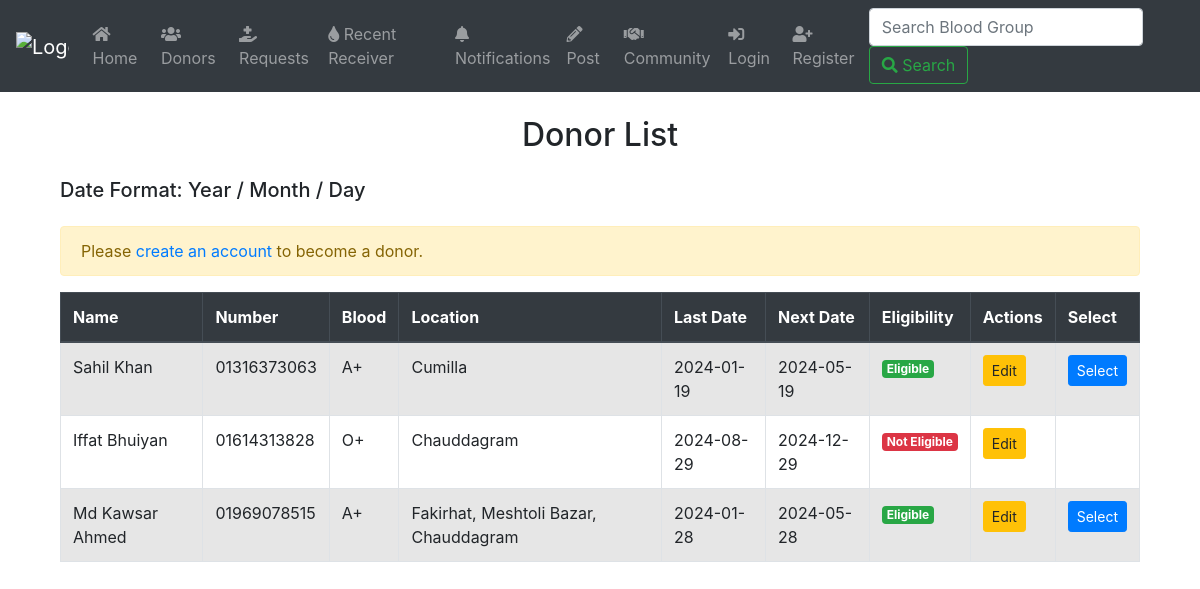
Screenshot of /donors/ with the database file from the repository.
### donors/models.py (models this page shows, shortened)
class Donor(models.Model):
    BLOOD_GROUP_CHOICES = [
        ('A+', 'A+'),
        ('A-', 'A-'),
        ('B+', 'B+'),
        ('B-', 'B-'),
        ('AB+', 'AB+'),
        ('AB-', 'AB-'),
        ('O+', 'O+'),
        ('O-', 'O-'),
    ]
    name = models.CharField(max_length=100)
    blood_group = models.CharField(max_length=3, choices=BLOOD_GROUP_CHOICES)
    address = models.CharField(max_length=255)
    phone_number = models.CharField(max_length=15)
    email = models.EmailField()
    created_by = models.ForeignKey(User, on_delete=models.CASCADE, default=1)  # Assuming user with ID 1 exists
    last_donated_date = models.DateField(null=True, blank=True)
    next_estimated_donating_date = models.DateField(null=True, blank=True)
    notifications = models.ManyToManyField('Notification', blank=True, related_name='donor_notifications_set')
    def is_eligible_to_donate(self):
        if self.last_donated_date:
            next_eligible_date = self.last_donated_date + relativedelta(months=4)
            return next_eligible_date <= timezone.now().date()
        return True  # If no last donated date, assume eligible

### donors/views.py (the view)
# urls.py: path('', views.donor_list, name='donor_list'),
def donor_list(request):
    donors = Donor.objects.all()
    return render(request, 'donor_list.html', {'donors': donors})

### donors/templates/donor_list.html (shortened to what this page needs)
{% extends 'base.html' %}
{% block content %}
<div class="container">
    <h2 class="my-4 text-center">Donor List</h2>
    <h5 class="my-4">Date Format: Year / Month / Day</h5>
    {% if user.is_authenticated %}
        <a href="{% url 'donor_create' %}" class="btn btn-primary mb-3">Become a Donor</a>
    {% else %}
        <div class="alert alert-warning mb-3" role="alert">
            Please <a href="{% url 'register' %}">create an account</a> to become a donor.
        </div>
    {% endif %}
    <div class="table-responsive">
        <table class="table table-striped table-bordered">
            <thead class="thead-dark">
                <tr>
                    <th>Name</th>
                    <th>Number</th>
                    <th>Blood</th>
                    <th>Location</th>
                    <th>Last Date</th>
                    <th>Next Date</th>
                    <th>Eligibility</th>
                    <th>Actions</th>
                    <th>Select</th>
                </tr>
            </thead>
            <tbody>
                {% for donor in donors %}
                <tr>
                    <td>{{ donor.name }}</td>
                    <td>{{ donor.phone_number }}</td>
                    <td>{{ donor.blood_group }}</td>
                    <td>{{ donor.address }}</td>
                    <td>{{ donor.last_donated_date|date:'Y-m-d' }}</td>
                    <td>{{ donor.next_estimated_donating_date|date:'Y-m-d' }}</td>
                    <td>
                        {% if donor.is_eligible_to_donate %}
                            <span class="badge badge-success">Eligible</span>
                        {% else %}
                            <span class="badge badge-danger">Not Eligible</span>
                        {% endif %}
                    </td>
                    <td>
                        <a href="{% url 'donor_update' donor.pk %}" class="btn btn-warning btn-sm">Edit</a>
                    </td>
                    <td>
                        {% if donor.is_eligible_to_donate %}
                        <form method="post" action="{% url 'donor_select' donor.pk %}">
                            <button type="submit" class="btn btn-primary btn-sm">Select</button>
                        </form>
                        {% endif %}
                    </td>
                </tr>
                {% endfor %}
            </tbody>
        </table>
    </div>
</div>
{% endblock %}

### templates/base.html (shortened to what this page needs)
<!DOCTYPE html>
<html lang="en">
<head>
    <link rel="stylesheet" href="https://cdnjs.cloudflare.com/ajax/libs/font-awesome/5.15.3/css/all.min.css">
    <link rel="stylesheet" href="https://stackpath.bootstrapcdn.com/bootstrap/5.1.3/css/bootstrap.min.css" rel="stylesheet">
    <link rel="stylesheet" href="https://stackpath.bootstrapcdn.com/bootstrap/4.5.2/css/bootstrap.min.css">
</head>
<body>
    <nav class="navbar navbar-expand-lg navbar-dark bg-dark">
        <a class="navbar-brand" href="{% url 'home' %}">
            <img src="https://i.ibb.co/hf7bc6d/health-medical-center-Logo.png" alt="Logo" style="height: 40px;">
        </a>
        <div class="collapse navbar-collapse" id="navbarNav">
            <ul class="navbar-nav mr-auto">
                <li class="nav-item">
                    <a class="nav-link" href="{% url 'home' %}"><i class="fas fa-home"></i> Home</a>
                </li>
                <li class="nav-item">
                    <a class="nav-link" href="{% url 'donor_list' %}"><i class="fas fa-users"></i> Donors</a>
                </li>
                <li class="nav-item">
                    <a class="nav-link" href="{% url 'blood_request_list' %}"><i class="fas fa-hand-holding-medical"></i> Requests</a>
                </li>
                <li class="nav-item">
                    <a class="nav-link" href="{% url 'recent_receiver_list' %}"><i class="fas fa-tint"></i> Recent Receiver</a>
                </li>
                <a class="nav-link" href="{% url 'notifications' %}"><i class="fas fa-bell"></i>
                    Notifications
                </a>
                <li class="nav-item">
                    <a class="nav-link" href="{% url 'post_list' %}"><i class="fas fa-pencil-alt"></i> Post</a>
                </li>
                <li class="nav-item">
                    <a class="nav-link" href="{% url 'partners' %}"><i class="fas fa-handshake"></i> Community</a>
                </li>
                {% if user.is_authenticated %}
                    <li class="nav-item">
                        <a class="nav-link" href="{% url 'profile' %}"><i class="fas fa-user"></i> Profile</a>
                    </li>
                    <li class="nav-item">
                        <a class="nav-link" href="{% url 'logout' %}"><i class="fas fa-sign-out-alt"></i> Logout</a>
                    </li>
                {% else %}
                    <li class="nav-item">
                        <a class="nav-link" href="{% url 'login' %}"><i class="fas fa-sign-in-alt"></i> Login</a>
                    </li>
                    <li class="nav-item">
                        <a class="nav-link" href="{% url 'register' %}"><i class="fas fa-user-plus"></i> Register</a>
                    </li>
                {% endif %}
            </ul>
            <form class="form-inline my-2 my-lg-0" method="get" action="{% url 'search_results' %}">
                <input class="form-control mr-sm-2" type="search" placeholder="Search Blood Group" aria-label="Search" name="blood_group">
                <button class="btn btn-outline-success my-2 my-sm-0" type="submit"><i class="fas fa-search"></i> Search</button>
            </form>
        </div>
    </nav>
    <div class="container mt-4">
        {% block content %}
        {% endblock %}
    </div>
</body>
</html>

### rows the page displays
Donor: name "Sahil Khan", phone_number "01316373063", blood_group "A+", address "Cumilla", last_donated_date "2024-01-19", next_estimated_donating_date "2024-05-19", shows "Eligible", shows "Select"
Donor: name "Iffat Bhuiyan", phone_number "01614313828", blood_group "O+", address "Chauddagram", last_donated_date "2024-08-29", next_estimated_donating_date "2024-12-29", shows "Not Eligible"
Donor: name "Md Kawsar Ahmed", phone_number "01969078515", blood_group "A+", address "Fakirhat, Meshtoli Bazar, Chauddagram", last_donated_date "2024-01-28", next_estimated_donating_date "2024-05-28", shows "Eligible", shows "Select"
